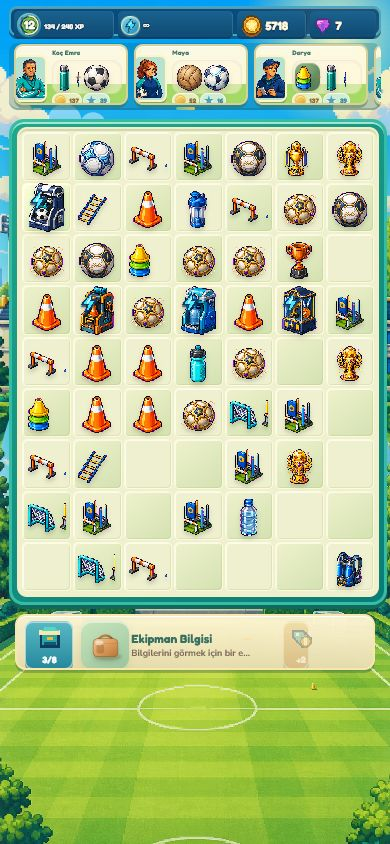
#> input picture artifacts/champion-tour-modern-pixel-art-390x844.png, 390 x 844 px, given in place of Champion-Tour-Modern-Pixel-Art-Visual-Reference.png, which was not available
$ python build_pixel_art_review.py
#> lines starting #> are read from the running program, lines starting #| are printed output that depends on the picture; pictures that were not available may be replaced by others from this repository, and a replacement may not be noted
"""Build visual review sheets for the Champion Tour pixel-art readability pass."""

from pathlib import Path

from PIL import Image, ImageDraw, ImageFont


ROOT = Path(__file__).resolve().parents[1]
ASSETS = ROOT / "assets" / "ModernPixelArt"
ARTIFACTS = ROOT / "artifacts"
REFERENCE = ROOT.parents[2] / "Champion-Tour-Modern-Pixel-Art-Visual-Reference.png"


def contain(image: Image.Image, size: tuple[int, int]) -> Image.Image:
    result = Image.new("RGB", size, "#102f3c")
    copy = image.convert("RGB")
    copy.thumbnail(size, Image.Resampling.LANCZOS)
    result.paste(copy, ((size[0] - copy.width) // 2, (size[1] - copy.height) // 2))
    return result


def title(draw: ImageDraw.ImageDraw, text: str, x: int, y: int) -> None:
    draw.text((x, y), text, fill="#fff7d2", font=ImageFont.load_default())


def build_comparison() -> None:
    reference = Image.open(REFERENCE)
#> reference is the input picture: PIL image 390x844 RGB; mean R, G, B 173.9, 197.4, 150.5
    current = Image.open(ARTIFACTS / "champion-tour-readable-pixel-art-390x844.png")
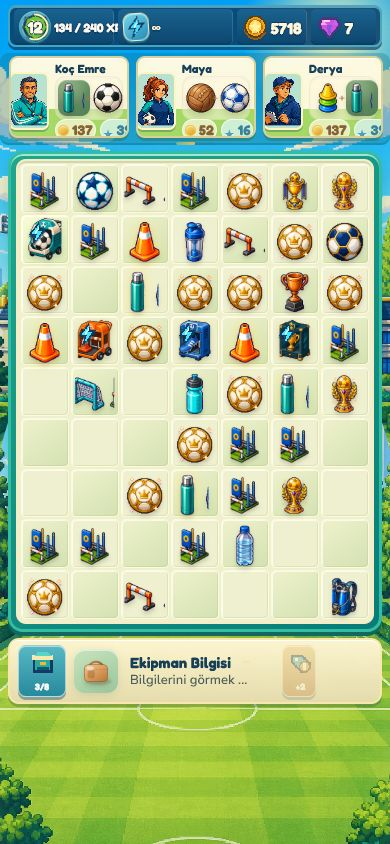
#> input picture artifacts/champion-tour-readable-pixel-art-390x844.png, 390 x 844 px
#> current is the input picture: PIL image 390x844 RGB; mean R, G, B 172, 195.5, 152.5
    panel = Image.new("RGB", (810, 910), "#102f3c")
    panel.paste(contain(reference, (390, 844)), (10, 42))
#> in contain, `result = Image.new("RGB", size, "#102f3c")`:
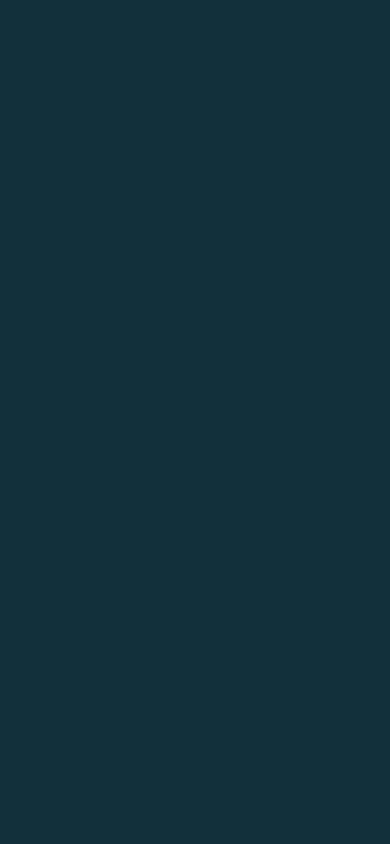
#> result: PIL image 390x844 RGB; mean R, G, B 16, 47, 60
    panel.paste(contain(current, (390, 844)), (410, 42))
    draw = ImageDraw.Draw(panel)
    title(draw, "GÖRSEL DİL REFERANSI", 10, 18)
    title(draw, "CHAMPION TOUR — 390 × 844 GERÇEK RENDER", 410, 18)
    panel.save(ARTIFACTS / "pixel-art-readability-comparison.png", optimize=True)
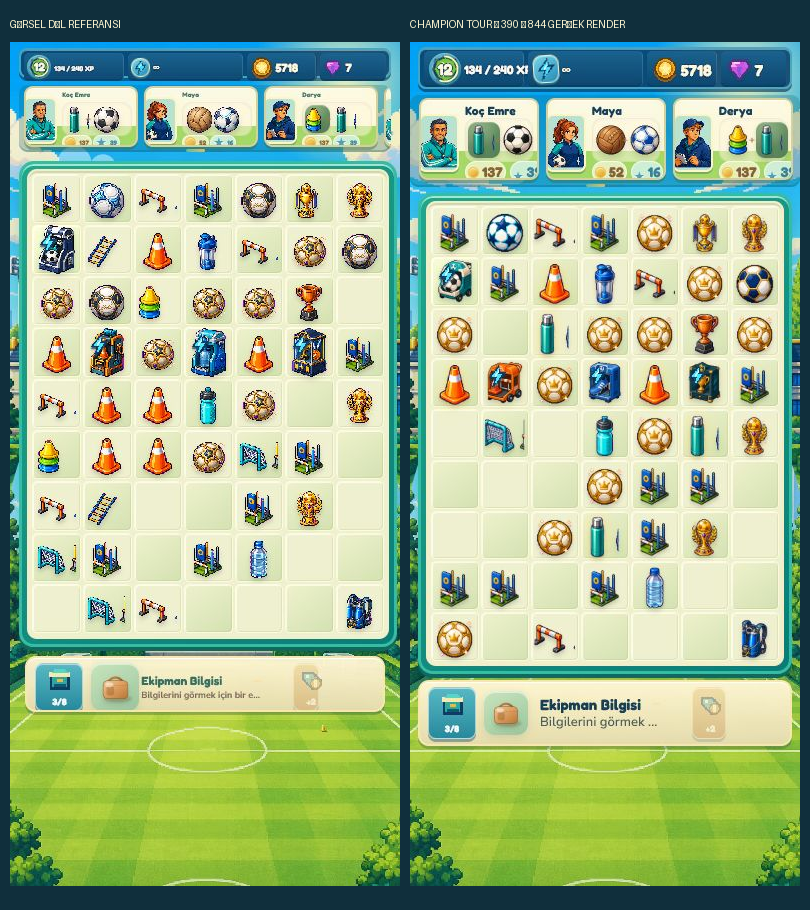
#> saved as pixel-art-readability-comparison.png: PIL image 810x910 RGB; mean R, G, B 156.4, 180.7, 141.9


def build_asset_closeups() -> None:
    footballs = [
        Image.open(ASSETS / "Items" / f"football_lv{level}.png").convert("RGBA")
        for level in range(1, 7)
    ]
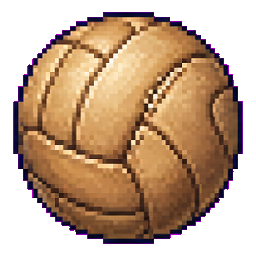
#> input picture assets/ModernPixelArt/Items/football_lv1.png, 256 x 256 px
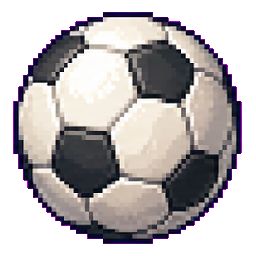
#> input picture assets/ModernPixelArt/Items/football_lv2.png, 256 x 256 px
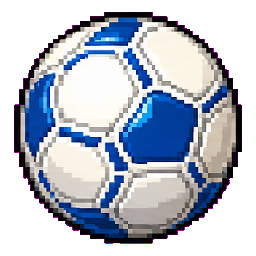
#> input picture assets/ModernPixelArt/Items/football_lv3.png, 256 x 256 px
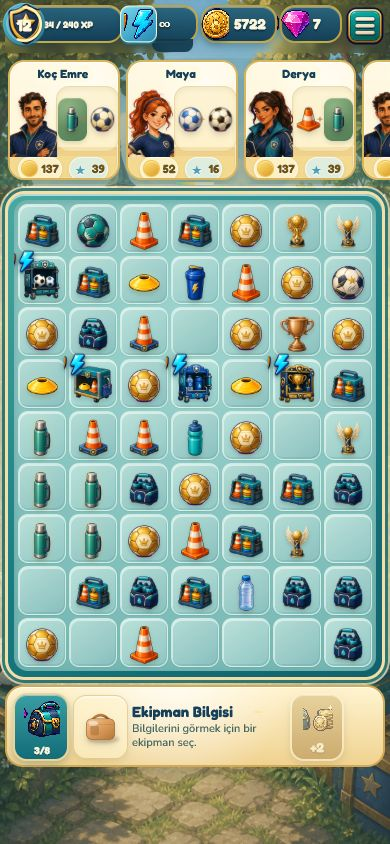
#> input picture artifacts/cozy-academy-full-390x844.png, 390 x 844 px, given in place of football_lv4.png, which was not available
    producers = [
        Image.open(ASSETS / "Producers" / f"producer_{name}_v2.png").convert("RGBA")
        for name in ("football", "hydration", "training", "trophy")
    ]
    sheet = Image.new("RGBA", (768, 420), (246, 239, 201, 255))
    draw = ImageDraw.Draw(sheet)
    title(draw, "FUTBOL ZİNCİRİ — 6 AYRI SİLUET", 18, 14)
    for index, sprite in enumerate(footballs):
        tile = sprite.resize((112, 112), Image.Resampling.NEAREST)
        sheet.alpha_composite(tile, (16 + index * 124, 42))
        draw.text((55 + index * 124, 158), f"Lv{index + 1}", fill="#173f58")
    title(draw, "PRODUCERLAR — ÜRÜNÜ ÖNDEN OKUNAN 4 AYRI MAKİNE", 18, 198)
    for index, sprite in enumerate(producers):
        tile = sprite.resize((160, 160), Image.Resampling.NEAREST)
        sheet.alpha_composite(tile, (16 + index * 186, 224))
    sheet.convert("RGB").save(ARTIFACTS / "pixel-art-asset-closeups.png", optimize=True)


if __name__ == "__main__":
    ARTIFACTS.mkdir(parents=True, exist_ok=True)
    build_comparison()
#> (the run stopped early here; a loop or call above may not have finished)
